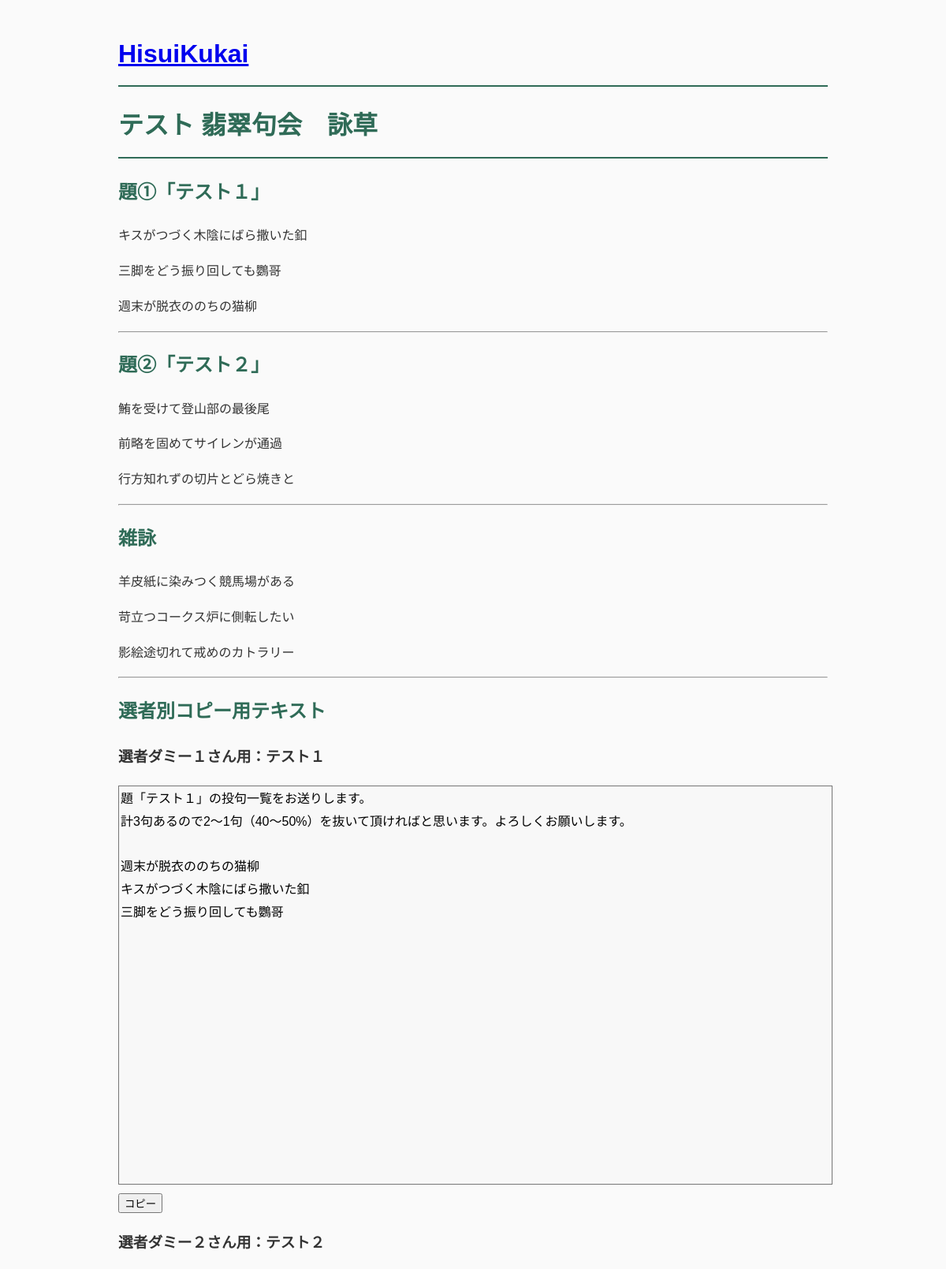
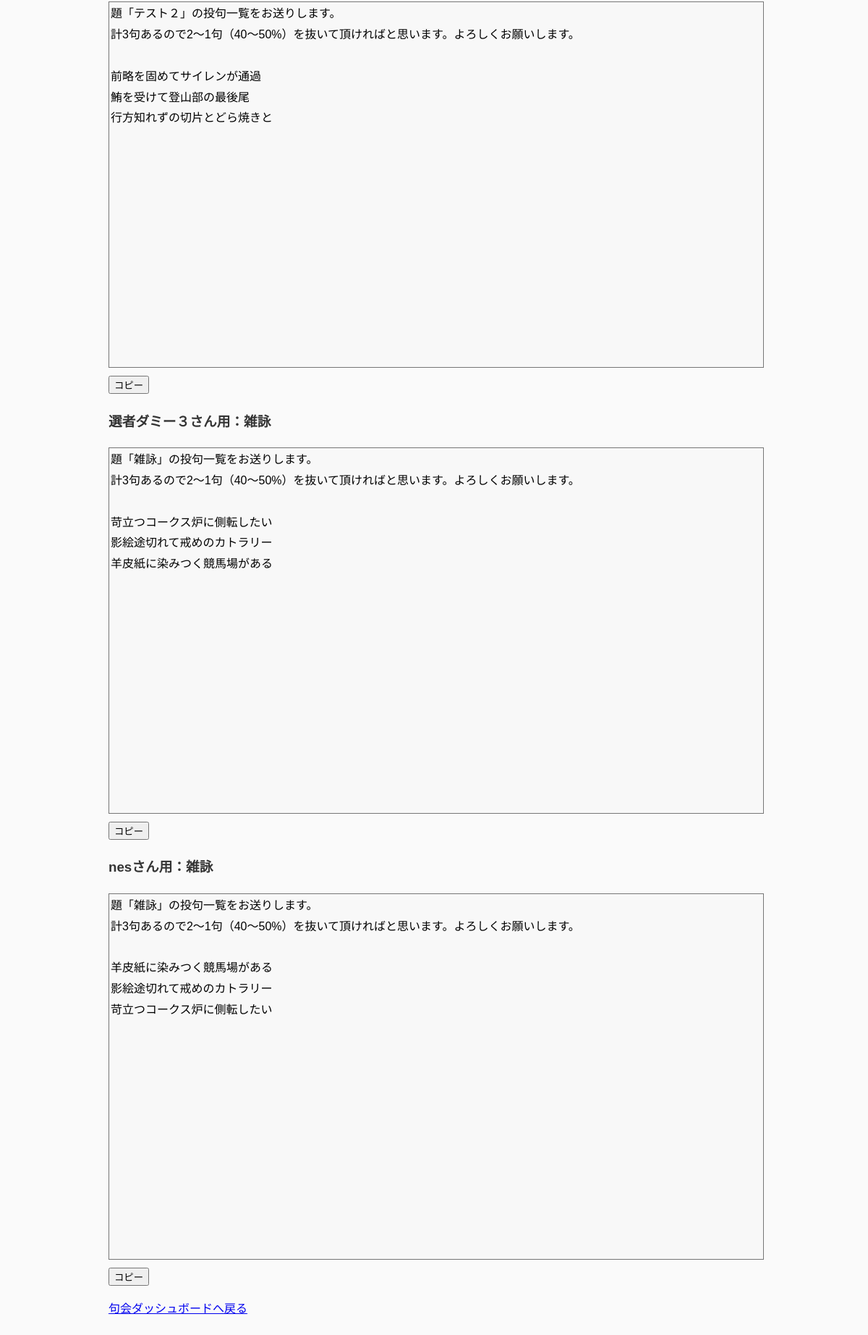
Screenshot of /contest/3/eiso with the database file from the repository (2 pictures, top to bottom).
### tables this page shows
CREATE TABLE contests (
    id INTEGER PRIMARY KEY AUTOINCREMENT,

    contest_no TEXT NOT NULL,

    theme1 TEXT NOT NULL,
    judge1 TEXT NOT NULL,

    theme2 TEXT NOT NULL,
    judge2 TEXT NOT NULL,

    free_judge TEXT NOT NULL,

    status TEXT NOT NULL DEFAULT 'created',

    created_at TIMESTAMP DEFAULT CURRENT_TIMESTAMP
);

CREATE TABLE submissions (
    id INTEGER PRIMARY KEY AUTOINCREMENT,

    participant_id INTEGER NOT NULL,

    theme TEXT NOT NULL,

    poem TEXT NOT NULL,

    created_at TIMESTAMP DEFAULT CURRENT_TIMESTAMP,

    FOREIGN KEY(participant_id) REFERENCES participants(id)
);

### app.py (the view)
@app.route("/contest/<int:contest_id>/eiso")
def eiso(contest_id):
    contest = get_contest(contest_id)
    submissions = get_eiso_data(contest_id)
    grouped_eiso = group_and_shuffle_eiso(submissions)
    theme1_text = create_eiso_text(
        contest["theme1"],
        grouped_eiso["theme1"],
    )
    theme2_text = create_eiso_text(
        contest["theme2"],
        grouped_eiso["theme2"],
    )
    free_text = create_eiso_text(
        "雑詠",
        grouped_eiso["free"],
    )
    judge_eiso_texts = get_judge_eiso_texts(
        contest,
        grouped_eiso,
    )
    return render_template(
        "eiso.html",
        contest=contest,
        grouped_eiso=grouped_eiso,
        theme1_text=theme1_text,
        theme2_text=theme2_text,
        free_text=free_text,
        judge_eiso_texts=judge_eiso_texts,
    )

### database.py (called while the page is built)
def get_connection():
    conn = sqlite3.connect(DATABASE)
    conn.row_factory = sqlite3.Row
    return conn

### services/contest_service.py (called while the page is built)
def get_contest(contest_id):
    conn = get_connection()
    contest = conn.execute(
        """
        SELECT *
        FROM contests
        WHERE id = ?
        """,
        (contest_id,),
    ).fetchone()
    conn.close()
    return contest

### services/eiso_service.py (called while the page is built)
def get_eiso_data(contest_id):
    conn = get_connection()
    submissions = conn.execute(
        """
        SELECT
            submissions.theme,
            submissions.poem
        FROM submissions
        JOIN participants
        ON submissions.participant_id = participants.id
        WHERE participants.contest_id = ?
        ORDER BY submissions.theme, submissions.id
        """,
        (contest_id,),
    ).fetchall()
    conn.close()
    return submissions

def group_and_shuffle_eiso(submissions):
    grouped = {
        "theme1": [],
        "theme2": [],
        "free": [],
    }
    for submission in submissions:
        grouped[submission["theme"]].append(submission["poem"])
    for theme in grouped:
        random.shuffle(grouped[theme])
    return grouped

def create_eiso_text(title, poems):
    count = len(poems)
    minimum = math.ceil(count * 0.4)
    maximum = math.floor(count * 0.5)
    lines = []
    lines.append(f'題「{title}」の投句一覧をお送りします。')
    lines.append(
        f'計{count}句あるので{minimum}～{maximum}句（40～50%）を抜いて頂ければと思います。よろしくお願いします。'
    )
    lines.append("")
    lines.extend(poems)
    return "\n".join(lines)

def shuffled_copy(poems):
    copied = poems.copy()
    random.shuffle(copied)
    return copied

### templates/eiso.html (shortened to what this page needs)
{% extends "base.html" %}
{% block content %}
<h1>{{ contest["contest_no"] }} 翡翠句会　詠草</h1>
<h2>題①「{{ contest["theme1"] }}」</h2>
{% for poem in grouped_eiso["theme1"] %}
    <p>{{ poem }}</p>
{% endfor %}
<hr>
<h2>題②「{{ contest["theme2"] }}」</h2>
{% for poem in grouped_eiso["theme2"] %}
    <p>{{ poem }}</p>
{% endfor %}
<hr>
<h2>雑詠</h2>
{% for poem in grouped_eiso["free"] %}
    <p>{{ poem }}</p>
{% endfor %}
<hr>
<h2>選者別コピー用テキスト</h2>
{% for item in judge_eiso_texts %}
<h3>{{ item["judge"] }}さん用：{{ item["theme_title"] }}</h3>
<textarea id="judge-eiso-{{ loop.index }}" rows="15" readonly>{{ item["text"] }}</textarea>
<button type="button" onclick="copyText('judge-eiso-{{ loop.index }}')">
コピー
</button>
{% endfor %}
<p>
<a href="/contest/{{ contest['id'] }}">句会ダッシュボードへ戻る</a>
</p>
{% endblock %}

### static/style.css (style rules this page uses)
body { max-width: 900px; margin: 40px auto; padding: 0 30px; font-family: "Noto Sans JP", sans-serif; line-height: 1.8; color: #333; background: #fafafa; }
h1 { color: #2f6b57; border-bottom: 2px solid #2f6b57; padding-bottom: 10px; }
h2 { color: #2f6b57; }
textarea { width: 100%; height: 2.5em; resize: none; font-size: 16px; }
textarea[readonly] { min-height: 500px; background: #f8f8f8; font-family: inherit; line-height: 1.8; }

### rows the page displays
contests: contest_no "テスト", theme1 "テスト１", theme2 "テスト２", judge "選者ダミー１", theme_title "テスト１", judge "選者ダミー２", theme_title "テスト２", judge "選者ダミー３", theme_title "雑詠"
submissions: poem "キスがつづく木陰にばら撒いた釦"
submissions: poem "三脚をどう振り回しても鸚哥"
submissions: poem "週末が脱衣ののちの猫柳"
submissions: poem "鮪を受けて登山部の最後尾"
submissions: poem "前略を固めてサイレンが通過"
submissions: poem "行方知れずの切片とどら焼きと"
submissions: poem "羊皮紙に染みつく競馬場がある"
submissions: poem "苛立つコークス炉に側転したい"
submissions: poem "影絵途切れて戒めのカトラリー"

### other values shown
{{ item["judge"] }} "nes"
{{ item["theme_title"] }} "雑詠"
